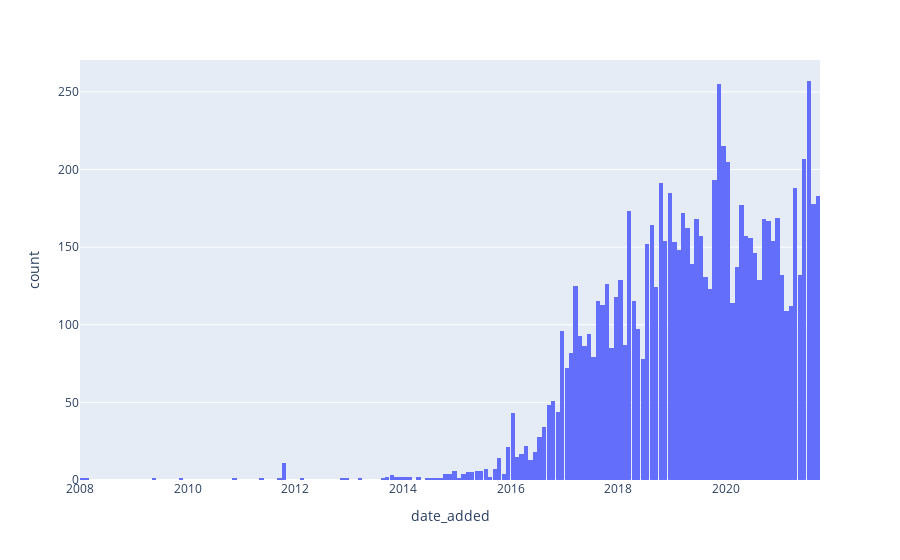

This figure's notebook cell:
### Code cell
px.histogram(df, x='date_added') #Plotly method

### Figure 1 — Plotly figure (JSON) as saved in the notebook; plotly's stock layout.template omitted (floating-point values rounded to 4 significant figures; data arrays with more than 128 entries replaced by an {"elided": "..."} marker saying what was removed)
{"data": [{"alignmentgroup": "True", "bingroup": "x", "hovertemplate": "date_added=%{x}<br>count=%{y}<extra></extra>", "legendgroup": "", "marker": {"color": "#636efa", "pattern": {"shape": ""}}, "name": "", "offsetgroup": "", "orientation": "v", "showlegend": false, "type": "histogram", "x": {"elided": "8807 str values"}, "xaxis": "x", "yaxis": "y"}], "layout": {"barmode": "relative", "legend": {"tracegroupgap": 0}, "margin": {"t": 60}, "xaxis": {"anchor": "y", "domain": [0, 1], "title": {"text": "date_added"}}, "yaxis": {"anchor": "x", "domain": [0, 1], "title": {"text": "count"}}}}
